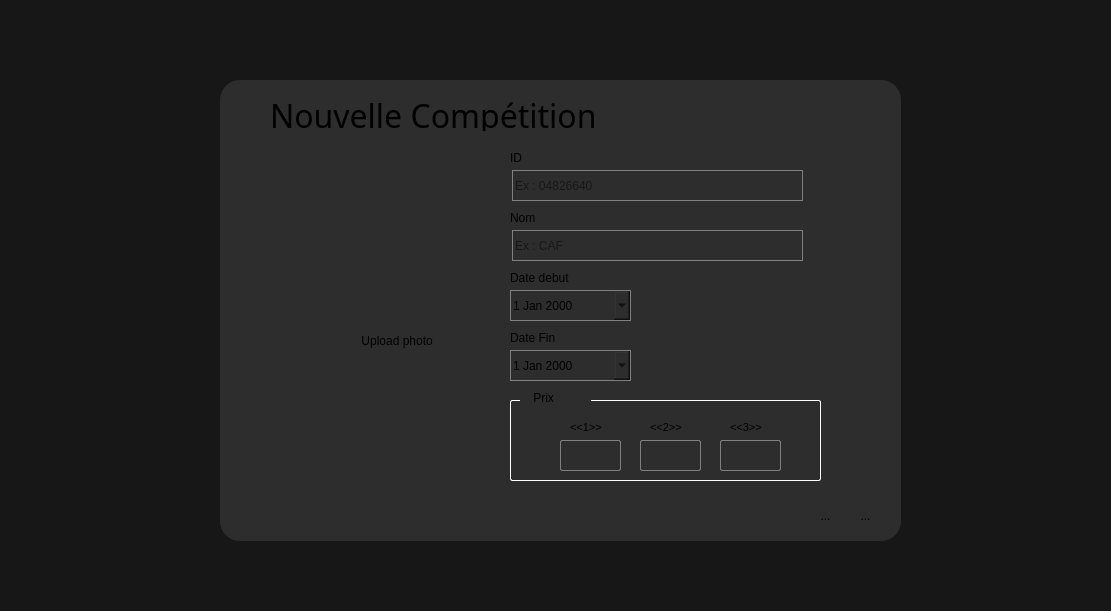
   <widget class="QWidget" name="AjoutComp" native="true">
    <property name="geometry">
     <rect>
      <x>0</x>
      <y>700</y>
      <width>1111</width>
      <height>611</height>
     </rect>
    </property>
    <property name="styleSheet">
     <string notr="true">background-color:rgba(0,0,0,0.7)</string>
    </property>
    <widget class="QWidget" name="ajouterComp" native="true">
     <property name="geometry">
      <rect>
       <x>220</x>
       <y>80</y>
       <width>681</width>
       <height>461</height>
      </rect>
     </property>
     <property name="styleSheet">
      <string notr="true">background-color : #2d2d2d;
border-radius:20px
</string>
     </property>
     <widget class="QLabel" name="NouvComp">
      <property name="geometry">
       <rect>
        <x>50</x>
        <y>20</y>
        <width>391</width>
        <height>31</height>
       </rect>
      </property>
      <property name="font">
       <font>
        <family>Calibri Light</family>
        <pointsize>24</pointsize>
       </font>
      </property>
      <property name="text">
       <string>Nouvelle Compétition</string>
      </property>
     </widget>
     <widget class="QLabel" name="label_196">
      <property name="geometry">
       <rect>
        <x>13</x>
        <y>16</y>
        <width>31</width>
        <height>31</height>
       </rect>
      </property>
      <property name="text">
       <string/>
      </property>
      <property name="pixmap">
       <pixmap>add.png</pixmap>
      </property>
      <property name="scaledContents">
       <bool>true</bool>
      </property>
     </widget>
     <widget class="QLabel" name="label_197">
      <property name="geometry">
       <rect>
        <x>290</x>
        <y>130</y>
        <width>31</width>
        <height>16</height>
       </rect>
      </property>
      <property name="text">
       <string>Nom</string>
      </property>
     </widget>
     <widget class="QLineEdit" name="ajouNomComp">
      <property name="geometry">
       <rect>
        <x>292</x>
        <y>150</y>
        <width>291</width>
        <height>31</height>
       </rect>
      </property>
      <property name="styleSheet">
       <string notr="true">border:1px solid gray</string>
      </property>
      <property name="placeholderText">
       <string>Ex : CAF</string>
      </property>
     </widget>
     <widget class="QLabel" name="label_198">
      <property name="geometry">
       <rect>
        <x>290</x>
        <y>70</y>
        <width>31</width>
        <height>16</height>
       </rect>
      </property>
      <property name="text">
       <string>ID</string>
      </property>
     </widget>
     <widget class="QLineEdit" name="ajouIdCom">
      <property name="geometry">
       <rect>
        <x>292</x>
        <y>90</y>
        <width>291</width>
        <height>31</height>
       </rect>
      </property>
      <property name="styleSheet">
       <string notr="true">border:1px solid gray</string>
      </property>
      <property name="text">
       <string/>
      </property>
      <property name="placeholderText">
       <string>Ex : 04826640</string>
      </property>
     </widget>
     <widget class="QDateEdit" name="ajouDateFinComp">
      <property name="geometry">
       <rect>
        <x>290</x>
        <y>270</y>
        <width>121</width>
        <height>31</height>
       </rect>
      </property>
      <property name="styleSheet">
       <string notr="true">border:1px solid gray</string>
      </property>
      <property name="calendarPopup">
       <bool>true</bool>
      </property>
     </widget>
     <widget class="QLabel" name="label_203">
      <property name="geometry">
       <rect>
        <x>290</x>
        <y>250</y>
        <width>61</width>
        <height>16</height>
       </rect>
      </property>
      <property name="text">
       <string>Date Fin</string>
      </property>
     </widget>
     <widget class="QLabel" name="label_204">
      <property name="geometry">
       <rect>
        <x>290</x>
        <y>190</y>
        <width>71</width>
        <height>16</height>
       </rect>
      </property>
      <property name="text">
       <string>Date debut</string>
      </property>
     </widget>
     <widget class="QDateEdit" name="ajouDateDebComp">
      <property name="geometry">
       <rect>
        <x>290</x>
        <y>210</y>
        <width>121</width>
        <height>31</height>
       </rect>
      </property>
      <property name="styleSheet">
       <string notr="true">border:1px solid gray</string>
      </property>
      <property name="calendarPopup">
       <bool>true</bool>
      </property>
     </widget>
     <widget class="QLabel" name="ajoutPhotoComp">
      <property name="geometry">
       <rect>
        <x>90</x>
        <y>80</y>
        <width>151</width>
        <height>161</height>
       </rect>
      </property>
      <property name="text">
       <string/>
      </property>
      <property name="pixmap">
       <pixmap>user.png</pixmap>
      </property>
      <property name="scaledContents">
       <bool>true</bool>
      </property>
     </widget>
     <widget class="QToolButton" name="btnUplodComp">
      <property name="geometry">
       <rect>
        <x>120</x>
        <y>250</y>
        <width>111</width>
        <height>21</height>
       </rect>
      </property>
      <property name="cursor">
       <cursorShape>PointingHandCursor</cursorShape>
      </property>
      <property name="text">
       <string> Upload photo</string>
      </property>
      <property name="icon">
       <iconset>
        <normaloff>upload.png</normaloff>upload.png</iconset>
      </property>
      <property name="toolButtonStyle">
       <enum>Qt::ToolButtonTextBesideIcon</enum>
      </property>
     </widget>
     <widget class="QLabel" name="label_217">
      <property name="geometry">
       <rect>
        <x>300</x>
        <y>310</y>
        <width>71</width>
        <height>16</height>
       </rect>
      </property>
      <property name="text">
       <string>    Prix</string>
      </property>
     </widget>
     <widget class="QWidget" name="widgetAjoutPrix" native="true">
      <property name="geometry">
       <rect>
        <x>290</x>
        <y>320</y>
        <width>311</width>
        <height>81</height>
       </rect>
      </property>
      <property name="styleSheet">
       <string notr="true">border : 1px solid rgb(255, 255, 255);
border-radius:2px
</string>
      </property>
      <widget class="QLineEdit" name="ajouPrixPrem">
       <property name="geometry">
        <rect>
         <x>50</x>
         <y>40</y>
         <width>61</width>
         <height>31</height>
        </rect>
       </property>
       <property name="styleSheet">
        <string notr="true">border:1px solid gray</string>
       </property>
       <property name="placeholderText">
        <string notr="true"/>
       </property>
      </widget>
      <widget class="QLabel" name="label_199">
       <property name="geometry">
        <rect>
         <x>60</x>
         <y>20</y>
         <width>51</width>
         <height>16</height>
        </rect>
       </property>
       <property name="font">
        <font>
         <pointsize>8</pointsize>
        </font>
       </property>
       <property name="styleSheet">
        <string notr="true">border : 0px ;</string>
       </property>
       <property name="text">
        <string>&lt;&lt;1&gt;&gt;</string>
       </property>
      </widget>
      <widget class="QLabel" name="label_200">
       <property name="geometry">
        <rect>
         <x>140</x>
         <y>20</y>
         <width>51</width>
         <height>16</height>
        </rect>
       </property>
       <property name="font">
        <font>
         <pointsize>8</pointsize>
        </font>
       </property>
       <property name="styleSheet">
        <string notr="true">border : 0px ;</string>
       </property>
       <property name="text">
        <string>&lt;&lt;2&gt;&gt;</string>
       </property>
      </widget>
      <widget class="QLineEdit" name="ajouPrixDeux">
       <property name="geometry">
        <rect>
         <x>130</x>
         <y>40</y>
         <width>61</width>
         <height>31</height>
        </rect>
       </property>
       <property name="styleSheet">
        <string notr="true">border:1px solid gray</string>
       </property>
      </widget>
      <widget class="QLabel" name="label_201">
       <property name="geometry">
        <rect>
         <x>220</x>
         <y>20</y>
         <width>51</width>
         <height>16</height>
        </rect>
       </property>
       <property name="font">
        <font>
         <pointsize>8</pointsize>
        </font>
       </property>
       <property name="styleSheet">
        <string notr="true">border : 0px ;</string>
       </property>
       <property name="text">
        <string>&lt;&lt;3&gt;&gt;</string>
       </property>
      </widget>
      <widget class="QLineEdit" name="ajouPrixTrois">
       <property name="geometry">
        <rect>
         <x>210</x>
         <y>40</y>
         <width>61</width>
         <height>31</height>
        </rect>
       </property>
       <property name="styleSheet">
        <string notr="true">border:1px solid gray</string>
       </property>
      </widget>
     </widget>
     <widget class="QToolButton" name="btnEnregComp">
      <property name="geometry">
       <rect>
        <x>590</x>
        <y>420</y>
        <width>31</width>
        <height>31</height>
       </rect>
      </property>
      <property name="cursor">
       <cursorShape>PointingHandCursor</cursorShape>
      </property>
      <property name="text">
       <string>...</string>
      </property>
      <property name="icon">
       <iconset>
        <normaloff>a.png</normaloff>a.png</iconset>
      </property>
      <property name="iconSize">
       <size>
        <width>30</width>
        <height>30</height>
       </size>
      </property>
     </widget>
     <widget class="QToolButton" name="btnAnnuleComp">
      <property name="geometry">
       <rect>
        <x>630</x>
        <y>420</y>
        <width>31</width>
        <height>31</height>
       </rect>
      </property>
      <property name="cursor">
       <cursorShape>PointingHandCursor</cursorShape>
      </property>
      <property name="text">
       <string>...</string>
      </property>
      <property name="icon">
       <iconset>
        <normaloff>close.png</normaloff>close.png</iconset>
      </property>
      <property name="iconSize">
       <size>
        <width>30</width>
        <height>30</height>
       </size>
      </property>
     </widget>
     <zorder>NouvComp</zorder>
     <zorder>label_196</zorder>
     <zorder>label_197</zorder>
     <zorder>ajouNomComp</zorder>
     <zorder>label_198</zorder>
     <zorder>ajouIdCom</zorder>
     <zorder>ajouDateFinComp</zorder>
     <zorder>label_203</zorder>
     <zorder>label_204</zorder>
     <zorder>ajouDateDebComp</zorder>
     <zorder>ajoutPhotoComp</zorder>
     <zorder>btnUplodComp</zorder>
     <zorder>widgetAjoutPrix</zorder>
     <zorder>label_217</zorder>
     <zorder>btnEnregComp</zorder>
     <zorder>btnAnnuleComp</zorder>
    </widget>
   </widget>
